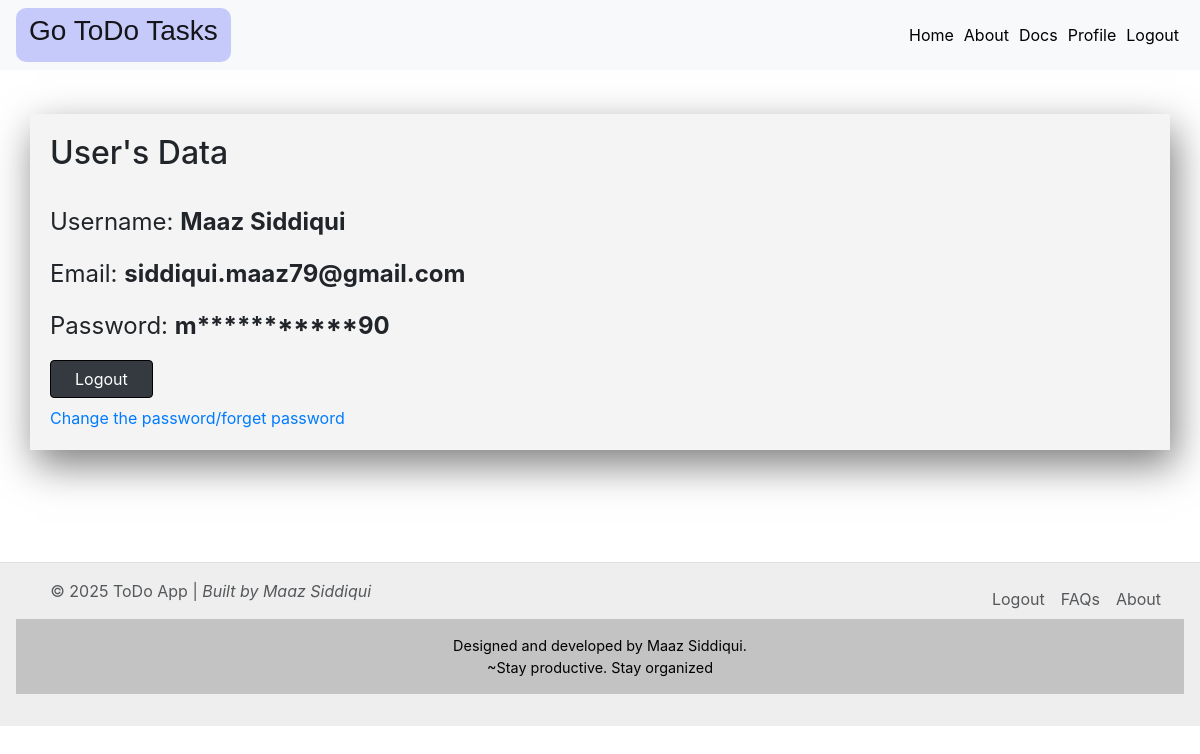
/profile (signed in), run on the app's committed database.
### app.py (models this page shows)
class USER_DATABASE(db.Model,UserMixin):
    __tablename__ = 'User_Database'
    id = db.Column(db.Integer, primary_key=True)
    username = db.Column(db.String(200), nullable=False)
    email = db.Column(db.String(500), unique=True)
    password = db.Column(db.String(500), nullable=False)
    og_password = db.Column(db.String(500), nullable=False)

### app.py (the view)
@app.route('/profile')
def profile():
    return render_template('profile.html',logged_in = current_user.is_authenticated,
                           username = current_user.username,
                           email=current_user.email,
                           password=current_user.og_password)

### app.py (called while the page is built)
@login_manager.user_loader
def load_user(user_id):
    return USER_DATABASE.query.get(int(user_id))

### templates/profile.html (shortened to what this page needs)
{% extends 'base.html' %}
{% block body %}
<div class="d-flex justify-content-center p-3 my-4">
    <div class="container mt-1 mb-4">
        <h2>User's Data</h2>
        <br>
    <p style="font-size:x-large;">Username:  <strong>{{username}}</strong></p>
    <p style="font-size:x-large;">Email:  <strong>{{email}}</strong></p>
    <p style="font-size:x-large;">Password: <strong>{{password[0]}}{{ '*' * (password|length - 3) }}{{password[-2:]}}</strong></p>
    <a href="/logout"><button type="button" class="btn btn-dark px-4 d-flex mr-2 mb-2">Logout</button></a>
    <a href="/forgert-password">Change the password/forget password</a>
  </div>
</div>
{% endblock %}

### static/style.css (style rules this page uses)
* { box-sizing: border-box; }
.container { padding :20px; margin-top: 2.5rem; margin-bottom: 2.5rem; background-color: rgba(172, 172, 172, 0.135); justify-content: center; box-shadow: 5px 15px 38px rgba(0, 0, 0, 0.509); }
.btn { color: rgb(255, 255, 255); border: 1px solid black; border-radius: 4px; }

### data on the page
USER_DATABASE: username "Maaz Siddiqui", email "siddiqui.maaz79@gmail.com", og_password "m", og_password "90"

### other printed values
{{ '*' * (password|length - 3) }} "***********"
